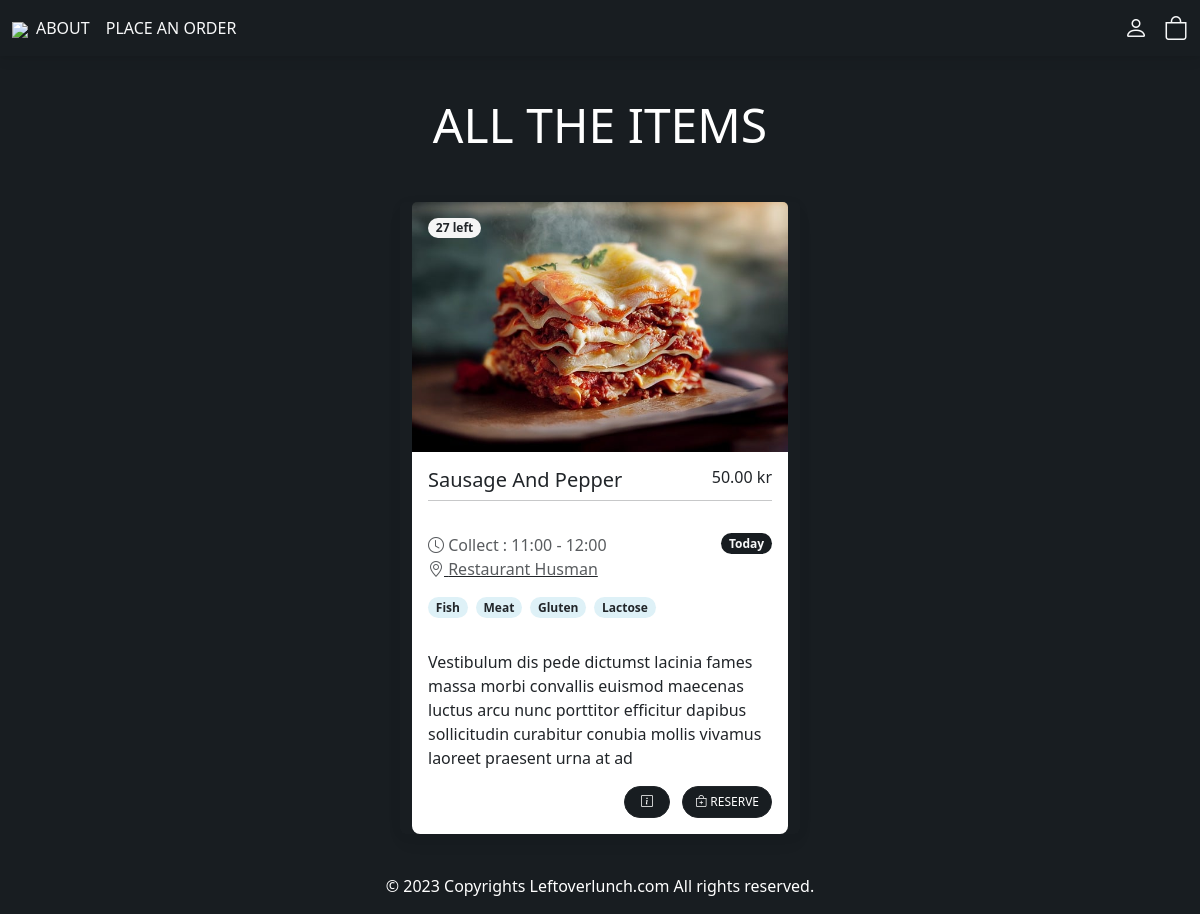
/order/, run on an earlier commit of the app's database.
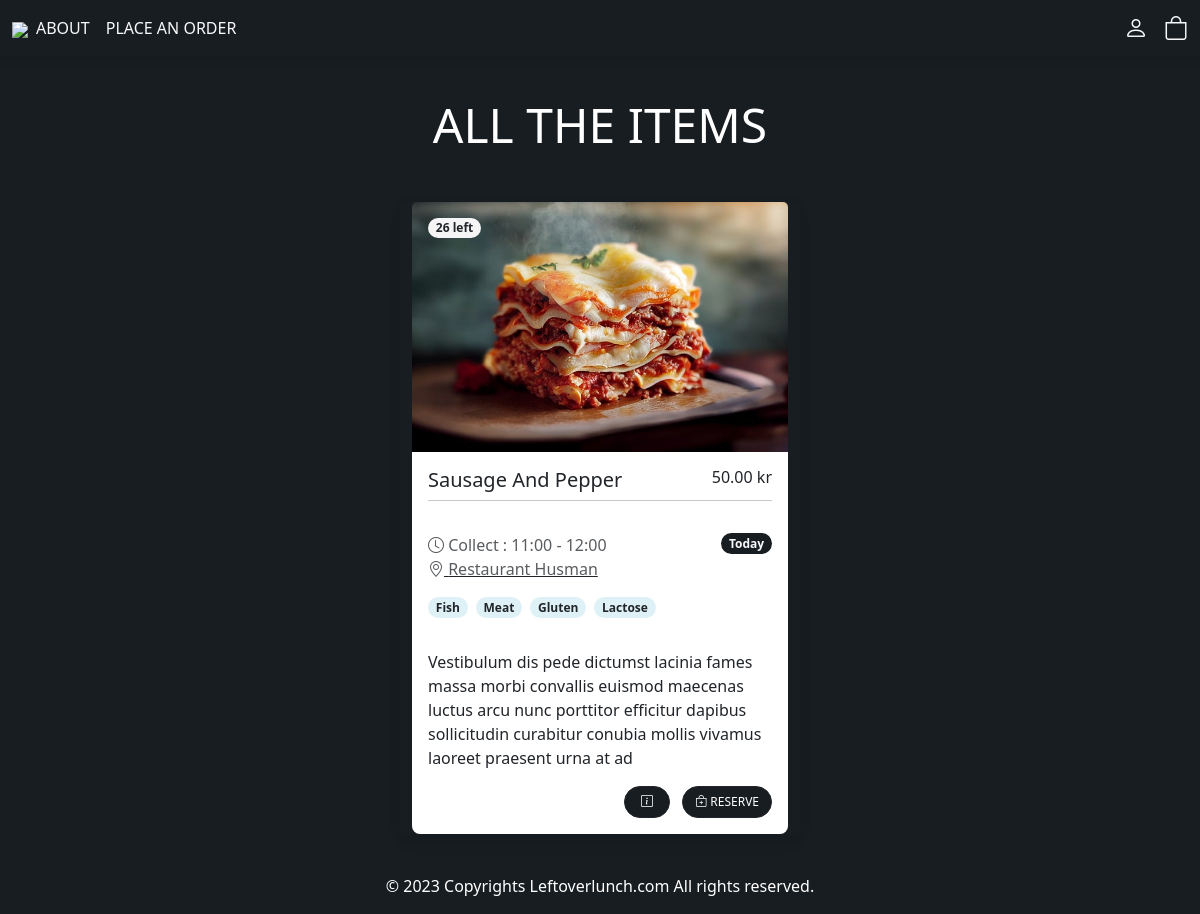
And on a later commit of the database.
### customer/models.py (models this page shows, shortened)
class MenuItem(models.Model):
    TODAY = 'Today'
    TOMORROW = 'Tomorrow'
    DAY_CHOICES = [(TODAY, 'Today'),(TOMORROW, 'Tomorrow'),]
    TIME_CHOICES = [(f'{hour:02}:{minute:02}', f'{hour % 12 or 12}:{minute:02} {"AM" if hour < 12 else "PM"}')
                    for hour in range(11, 24)  # Hours from 11 to 23 (24-hour format)
                    for minute in range(0, 60, 15)]  # Minutes with a step of 15 minutes (0, 15, 30, 45)
    def is_out_of_stock(self):
        return self.stock == 0
    name = models.CharField(max_length=100)
    collect_day = models.CharField(max_length=50, choices=DAY_CHOICES, default=TODAY)
    collect_time_start = models.CharField(max_length=5, choices=TIME_CHOICES, default='11:00')
    collect_time_end = models.CharField(max_length=5, choices=TIME_CHOICES, default='12:00')
    stock = models.PositiveIntegerField(default=0)
    description = models.TextField(max_length=200)
    allergy = models.ManyToManyField('Allergie', related_name='items')
    image = models.ImageField(upload_to='menu_images/')
    price = models.DecimalField(max_digits=5, decimal_places=2)
    category = models.ManyToManyField('Categorie', related_name='items')
    @property
    def imageURL(self):
        try:
            url = self.image.url
        except:
            url = ''
        return url

### customer/views.py (the view, shortened to what this page needs)
# urls.py: path('order/', Order.as_view(), name='order'),
class Order(View):
    def get(self, request, *args, **kwargs):
        all_items = MenuItem.objects.all()
        appetizers = MenuItem.objects.filter(category__name__contains='Appetizer')
        entres = MenuItem.objects.filter(category__name__contains='Entre', stock__gt=0)
        desserts = MenuItem.objects.filter(category__name__contains='Dessert', stock__gt=0)
        drinks = MenuItem.objects.filter(category__name__contains='Drink', stock__gt=0)
        context = {
            'all_items': all_items,
            'appetizers': appetizers,
            'entres': entres,
            'desserts': desserts,
            'drinks': drinks,
        }
        return render(request, 'customer/order.html', context)

### customer/templates/customer/order.html (shortened to what this page needs)
{% extends 'customer/base.html' %}
{% block content %}
<form method="POST">
  <div class="container py-5 mt-5">
    <header class="section-header text-center">
      <span class="display-5 text-uppercase">All the items</span>
    </header>
    <div class="row col-auto justify-content-center ">
      {% for all_the_item in all_items %}
        <div class="card bg-transparent border-0 mt-5 " style="width: 25rem;">
          <img src="{{ all_the_item.imageURL }}" class="card-img-top" alt="...">
          {% if all_the_item.is_out_of_stock %}
          <div class="badge badge-black rounded-8 m-3 position-absolute" style="background:rgb(183, 51, 51);" >{{ all_the_item.stock }} left</div>
          {% else %}
            {% if entre.stock == 0 %}
              <p class="text-warning">Limited Stock</p>
            {% else %}
          <div class="badge badge-light text-dark rounded-8 m-3 position-absolute">{{ all_the_item.stock }} left</div>
          {% endif %}
          {% endif %}
          <div class="card-body bg-white">
            <div class="d-flex flex-row justify-content-between mb-0">
              <h5 class="text-capitalize">{{ all_the_item.name }}</h5>
              <h6>{{ all_the_item.price }} kr</h6>
            </div>
            <hr class="mt-0">
            <div class="d-flex flex-row justify-content-between py-3">
              <div class="d-flex flex-column"><span class="text-muted"><i class="bi bi-clock"></i> Collect : {{ all_the_item.collect_time_start }} - {{ all_the_item.collect_time_end }}</span>
                <span class="text-muted"><i class="bi bi-geo-alt"></i><a href="url" class="text-muted link-dark"> Restaurant Husman</a></span>
                <div class="d-flex mt-3 ">
                  {% for allergen in all_the_item.allergy.all|slice:":4" %}
                     <h5 class="badge badge-info text-dark rounded-8 mb-3 me-2">{{ allergen.name }}</h5>
                  {% empty %}
                     <p>No allergies</p>
                   {% endfor %}
                </div>
              </div>
              <div class="d-flex flex-column"><small class="badge btn_store text-light rounded-8 mb-2">{{ all_the_item.collect_day }}</small>
              </div>
            </div>
            <p class="card-text">{{ all_the_item.description }}</p>
            <div style="text-align: end;">
              <a href="{% url 'single_page' %}" class="btn btn-dark btn_store flex-shrink-0 rounded-8 shadow-0 pe-3 ps-3">
                <i class="bi bi-info-square"></i>
              </a>
              <button type="submit" name="items[]" value="{{ all_the_item.pk }}"
              class="btn btn-dark btn_store flex-shrink-0  ms-2 rounded-8 shadow-0{% if all_the_item.is_out_of_stock %}disabled{% endif %}">
              <i class="bi bi-bag-plus"></i> Reserve</button>
            </div>
          </div>
        </div>
        {% endfor %}
      </div>
    </div>
</form>
{% endblock content %}

What changed in the data, as far as the page shows it:
changed MenuItem "Sausage And Pepper": stock "27" → "26"
